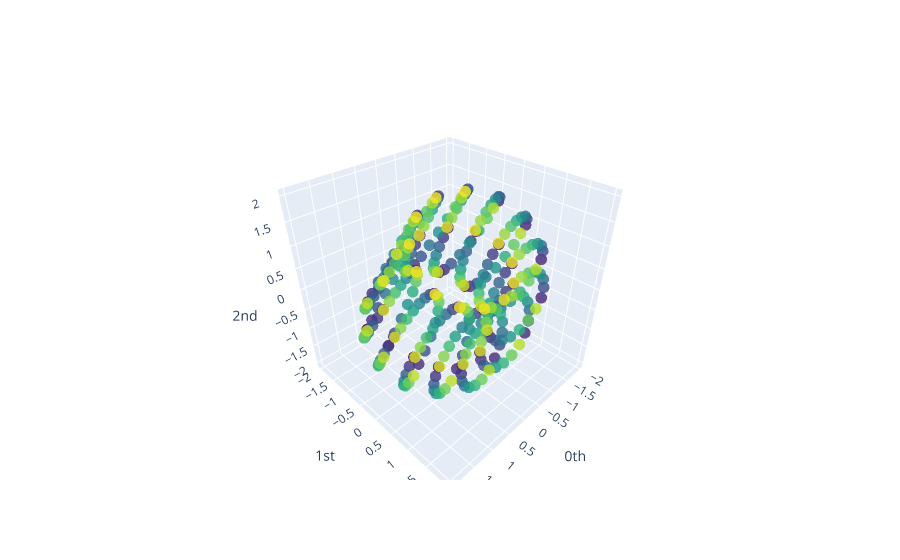

This figure's notebook cell:
### Code cell
plot_point_cloud(y_nonperiodic_embedded)

### Figure 1 — Plotly figure (JSON) as saved in the notebook; plotly's stock layout.template omitted (floating-point values rounded to 4 significant figures; data arrays with more than 128 entries replaced by an {"elided": "..."} marker saying what was removed)
{"data": [{"marker": {"color": {"elided": "324 int values"}, "colorscale": [[0, "#440154"], [0.1111, "#482878"], [0.2222, "#3e4989"], [0.3333, "#31688e"], [0.4444, "#26828e"], [0.5556, "#1f9e89"], [0.6667, "#35b779"], [0.7778, "#6ece58"], [0.8889, "#b5de2b"], [1, "#fde725"]], "opacity": 0.8, "size": 4}, "mode": "markers", "type": "scatter3d", "x": {"elided": "324 float values"}, "y": {"elided": "324 float values"}, "z": {"elided": "324 float values"}}], "layout": {"autosize": true, "scene": {"aspectmode": "auto", "aspectratio": {"x": 0.9964, "y": 0.9997, "z": 1.004}, "xaxis": {"exponentformat": "e", "showexponent": "all", "title": {"text": "0th"}, "type": "linear"}, "yaxis": {"exponentformat": "e", "showexponent": "all", "title": {"text": "1st"}, "type": "linear"}, "zaxis": {"exponentformat": "e", "showexponent": "all", "title": {"text": "2nd"}, "type": "linear"}}}}
